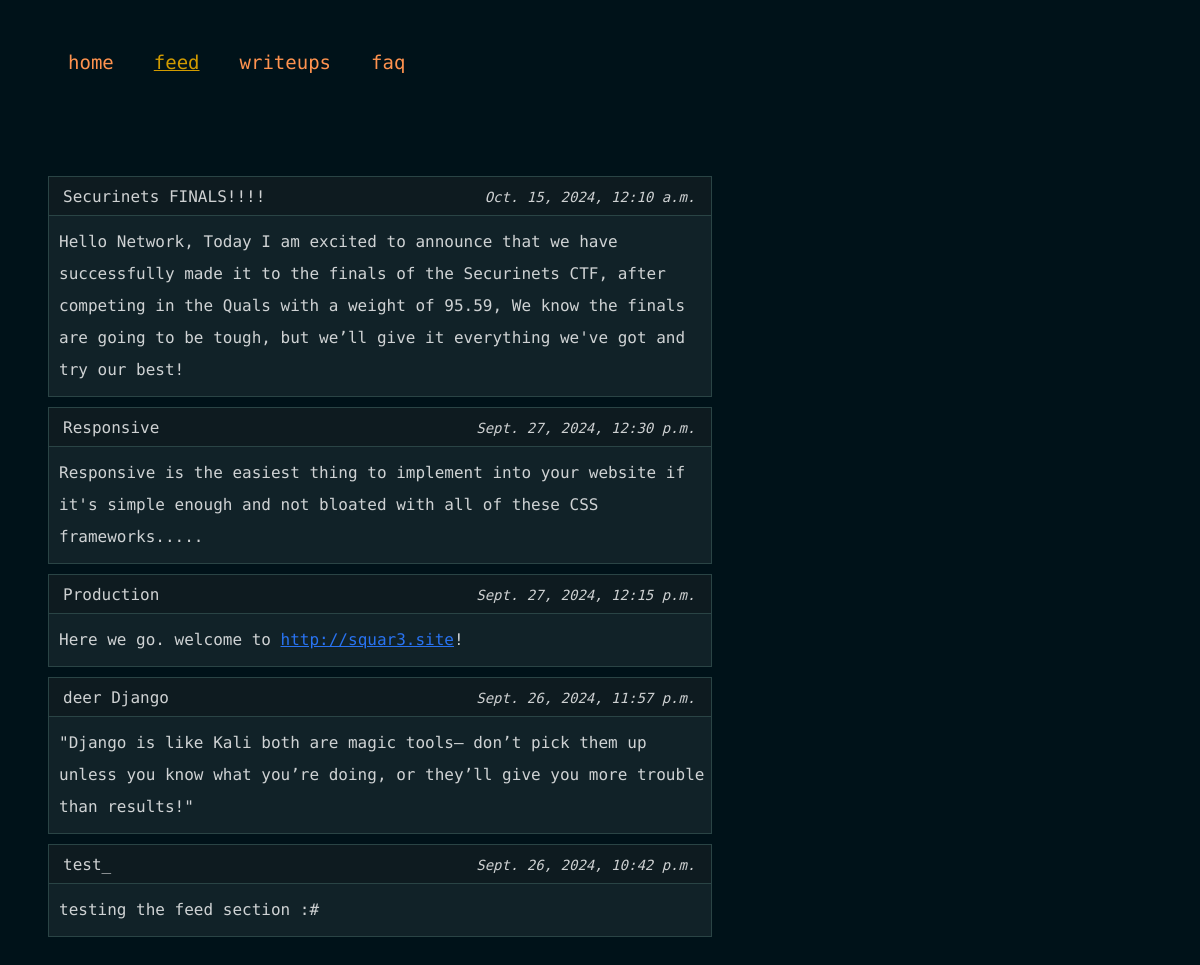
The app's page /feed with its own data.
### core/models.py (models this page shows, shortened)
class Feed(models.Model):
    author = models.CharField(max_length=16,default='squar3')
    title = models.CharField(max_length=64,default='')
    content = models.TextField(default='')
    creation_time = models.DateTimeField(default=timezone.now);
    class Meta:
        ordering = ('-creation_time',)

### core/views.py (the view)
# urls.py: path('feed',feed,name='feed'),
def feed(request):
    feeds = Feed.objects.all()
    return render(request,'feed.html',{
        'feeds' : feeds,
    })

### core/templates/feed.html (shortened to what this page needs)
{% extends 'base.html' %}
{% block content %}
<div class="feedList">
	{% for feed in feeds %}
		<div class="feed">
			<div class="title">
				<label>{{ feed.title }}</label>
				<em>{{ feed.creation_time}} </em>
			</div>
			<hr>
			<div class="ctx">
				{{ feed.content | safe }}
			</div>
		</div>
	{% endfor %}
</div>
{% endblock %}

### core/static/style.css (style rules this page uses)
:root { --bg-color: #001219; --color-1: #F87060; --color-2: #FF934F; --color-3: #2973F1; --color-3-hover: #1283F1; }
body { background: var(--bg-color); color: #fffe; line-height: 32px; }
.feed { background: #fff1; border: solid #94d2bd30 1px; width: 60%; margin-top:10px; }
hr { border: 0; border-top: 1px solid #94d2bd30; margin:0px; }
.feed > .title { background: #0003; height: 30px; padding: 4px; }
.feed > * { color:#fffc; padding : 0px 0px 10px 10px; }
.feed > .title > label { padding-left: 10px; }
.feed > .title > em { float: right; padding-right:12px; font-size:14px; }
.link { color:var(--color-3); transition: 0.2s; }

### records on screen
Feed: title "Securinets FINALS!!!!", creation_time "Oct. 15, 2024, 12:10 a.m.", content "Hello Network, Today I am excited to announce that we have successfully made it to the finals of the Securinets CTF, after competing in the Quals with a weight of 95.59, We know the finals are going to be tough, but we’ll give it everything we've got and try our best!"
Feed: title "Responsive", creation_time "Sept. 27, 2024, 12:30 p.m.", content "Responsive is the easiest thing to implement into your website if it's simple enough and not bloated with all of these CSS frameworks....."
Feed: title "Production", creation_time "Sept. 27, 2024, 12:15 p.m.", content "Here we go. welcome to http://squar3.site !"
Feed: title "deer Django", creation_time "Sept. 26, 2024, 11:57 p.m.", content "\"Django is like Kali both are magic tools— don’t pick them up unless you know what you’re doing, or they’ll give you more trouble than results!\""
Feed: title "test_", creation_time "Sept. 26, 2024, 10:42 p.m.", content "testing the feed section :#"
